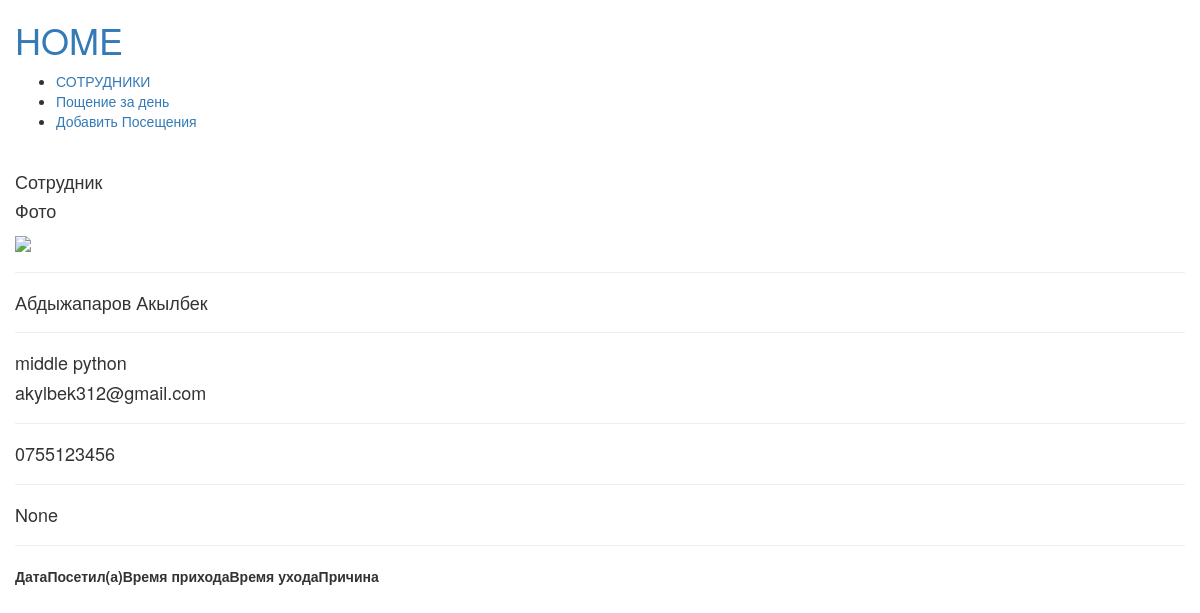
Screenshot of /employee/akylbek with the database file from the repository.
### grid/models.py (models this page shows, shortened)
class Employee(models.Model):
    name = models.CharField(max_length=50)
    email = models.EmailField(blank=True, null=True)
    phone = models.CharField(max_length = 55)
    position = models.ForeignKey(Position, on_delete=models.CASCADE)
    image = models.ImageField(upload_to='employers', blank=True, null=True)
    stack = models.CharField(max_length=1000, blank=True, null=True)
    slug = models.SlugField(unique=True)

class Position(models.Model):
    title = models.CharField(max_length=244, blank=True, null=True)
    slug = models.SlugField(unique=True)

### grid/views.py (the view)
# urls.py: path('employee/<str:slug>', get_employee, name='employee'),
def get_employee(request,slug):
    visit = Visit.objects.filter(employer__slug=slug)
    employee = Employee.objects.get(slug=slug)
    context = {
        'visits' : visit,
        'employee' : employee
    }
    return render(request, 'get_employee.html', context)

### grid/templates/get_employee.html (shortened to what this page needs)
{% extends "base.html" %}
{% block content %}
<h4>Сотрудник</h4>
<h4>Фото</h4>
{% if  employee.image %}
<img src="{{ employee.image.url }}" height="250"/><hr>
{% else %}
<img src="https://ru.hostings.info/upload/images/2021/12/e11044b915dc39afc3004430606bd6d1.jpg" height="300"/><hr>
{% endif %}
<h4>{{employee.name}}</h4><hr>
<h4>{{employee.position.title}}</h4></hr>
<h4>{{ employee.email }}</h4><hr>
<h4>{{ employee.phone }}</h4><hr>
<h4>{{ employee.stack }}</h4><hr>
<table>
    <thead>
    <th>Дата</th>
    <th>Посетил(а)</th>
    <th>Время прихода</th>
    <th>Время  ухода</th>
    <th>Причина</th>
    </thead>
</table>
{% endblock %}

### grid/static/css/style.css (style rules this page uses)
body { background-color: white; color: black; }

### rows the page displays
Employee: name "Абдыжапаров Акылбек", position "middle python", email "akylbek312@gmail.com", phone "0755123456", stack "None"
